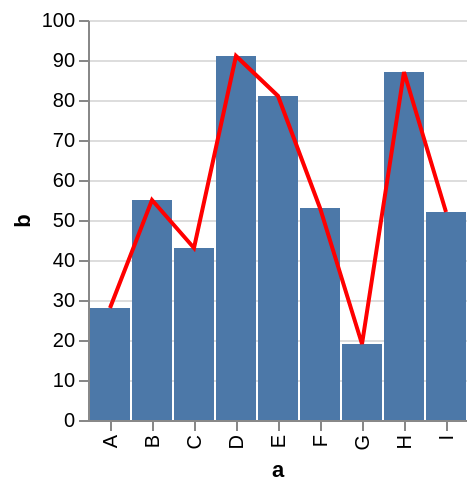

Vega-Lite specification stored for this chart:
### Vega specification from a JSON file in a GitHub repository (floating-point values rounded to 4 significant figures)
{"$schema": "http://vega.github.io/schema/vega/v3.0.json", "autosize": "pad", "padding": 5, "signals": [{"name": "width", "update": "data('layout')[0].width"}, {"name": "height", "update": "data('layout')[0].height"}, {"name": "unit", "value": {}, "on": [{"events": "mousemove", "update": "group()._id ? group() : unit"}]}], "data": [{"name": "source_0", "values": [{"a": "A", "b": 28}, {"a": "B", "b": 55}, {"a": "C", "b": 43}, {"a": "D", "b": 91}, {"a": "E", "b": 81}, {"a": "F", "b": 53}, {"a": "G", "b": 19}, {"a": "H", "b": 87}, {"a": "I", "b": 52}], "format": {"type": "json", "parse": {"b": "number"}}, "transform": []}, {"name": "data_0", "source": "source_0", "transform": [{"type": "filter", "expr": "datum[\"b\"] !== null && !isNaN(datum[\"b\"])"}]}, {"name": "data_1", "source": "source_0", "transform": [{"type": "filter", "expr": "datum[\"b\"] !== null && !isNaN(datum[\"b\"])"}, {"type": "collect", "sort": {"field": "a", "order": "descending"}}]}, {"name": "layout", "source": "data_0", "transform": [{"type": "aggregate", "fields": ["a"], "ops": ["distinct"]}, {"type": "formula", "as": "width", "expr": "max(datum[\"distinct_a\"] - 1 + 2*0.5, 0) * 21"}, {"type": "formula", "as": "height", "expr": "200"}]}], "marks": [{"name": "main-group", "type": "group", "from": {"data": "layout"}, "encode": {"update": {"width": {"field": "width"}, "height": {"field": "height"}, "fill": {"value": "transparent"}}}, "marks": [{"name": "layer_0_marks", "type": "rect", "role": "bar", "from": {"data": "data_0"}, "encode": {"update": {"xc": {"scale": "x", "field": "a"}, "width": {"value": 20}, "y": {"scale": "y", "field": "b"}, "y2": {"scale": "y", "value": 0}, "fill": {"value": "#4c78a8"}}}}, {"name": "layer_1_marks", "type": "line", "from": {"data": "data_1"}, "encode": {"update": {"x": {"scale": "x", "field": "a"}, "y": {"scale": "y", "field": "b"}, "stroke": {"value": "red"}}}}], "scales": [{"name": "x", "type": "point", "domain": {"fields": [{"data": "data_0", "field": "a"}, {"data": "data_1", "field": "a"}], "sort": true}, "range": {"step": 21}, "round": true, "padding": 0.5}, {"name": "y", "type": "linear", "domain": {"fields": [{"data": "data_0", "field": "b"}, {"data": "data_1", "field": "b"}], "sort": true}, "range": [200, 0], "round": true, "nice": true, "zero": true}], "axes": [{"scale": "x", "orient": "bottom", "tickCount": 5, "title": "a", "zindex": 1, "encode": {"labels": {"update": {"angle": {"value": 270}, "align": {"value": "right"}, "baseline": {"value": "middle"}}}}}, {"scale": "y", "format": "s", "orient": "left", "title": "b", "zindex": 1}, {"scale": "y", "domain": false, "format": "s", "grid": true, "labels": false, "orient": "left", "ticks": false, "zindex": 0, "gridScale": "x"}]}]}
